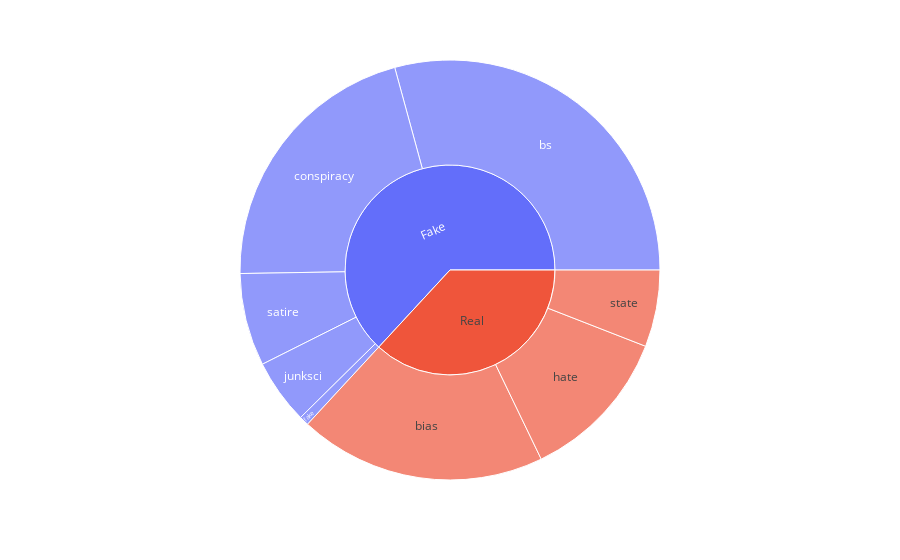

The notebook cell this image was saved under:
### Code cell
# interactive plot
fig = px.sunburst(df, path=['label', 'type'])
fig.show()

### Figure 1 — Plotly figure (JSON) as saved in the notebook; plotly's stock layout.template omitted (floating-point values rounded to 4 significant figures)
{"data": [{"branchvalues": "total", "domain": {"x": [0, 1], "y": [0, 1]}, "hovertemplate": "labels=%{label}<br>count=%{value}<br>parent=%{parent}<br>id=%{id}<extra></extra>", "ids": ["Real/bias", "Fake/bs", "Fake/conspiracy", "Fake/fake", "Real/hate", "Fake/junksci", "Fake/satire", "Real/state", "Fake", "Real"], "labels": ["bias", "bs", "conspiracy", "fake", "hate", "junksci", "satire", "state", "Fake", "Real"], "name": "", "parents": ["Real", "Fake", "Fake", "Fake", "Real", "Fake", "Fake", "Real", "", ""], "type": "sunburst", "values": [389, 598, 430, 15, 244, 102, 146, 121, 1291, 754]}], "layout": {"legend": {"tracegroupgap": 0}, "margin": {"t": 60}}}
